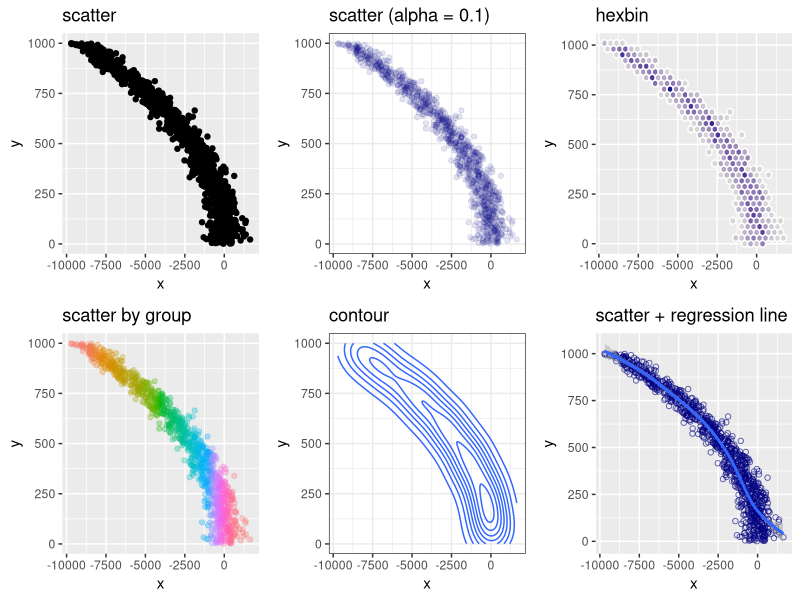

Source code (R):
#################################
#Examples of plots using ggplot2#
#################################

#Create data
  n <- 1000
  df <- data.frame(y = 1:n)
  df$x <- df$y  - 0.01*df$y^2 + rnorm(n, 0, 500)

#Import library
  library(ggplot2)

##Scatter plot
  p = ggplot(df,aes(x = x,y = y))  +
    xlab("x") +
    ylab("y")
  p1 = p + geom_point() + ggtitle("scatter")
  p2 = p + geom_point(alpha = 0.1, colour="navy") +
      theme_bw() + ggtitle("scatter (alpha = 0.1)")

##Hexbin
  p3 = p +
    stat_bin_hex(colour = "white", na.rm = TRUE, alpha = 0.9) +
    scale_fill_gradientn(colours=c("lightgrey","navy"), 
                         name = "Frequency", na.value = NA) + 
    guides(fill=FALSE) + 
    ggtitle("hexbin")

  # stat_bin_hex is statistical binning for hexagons. Uses hexagons instead of points.  
#Scatter by Group
p4  = ggplot(df,aes(x = x, y = y, 
                    colour = as.factor(round(x*10,1)*20))) +
      ggtitle("scatter by group") + 
      theme(legend.position="none") +
      geom_point(alpha = 0.3)
# We create random factors to use as colors above. 

p5  = p + ggtitle("contour")+ 
      geom_density2d() + 
      theme_bw()

p6 = ggplot(df, aes(x = x, y = y)) + 
      ggtitle("scatter + regression line")+
      geom_point(shape = 1,alpha = 0.6, colour="navy") + 
      geom_smooth()    

#Put all graphs onto one canvas
install.packages('gridExtra')
library(gridExtra)
  grid.arrange(p1,p2,p3,p4,p5,p6, ncol=3)
 